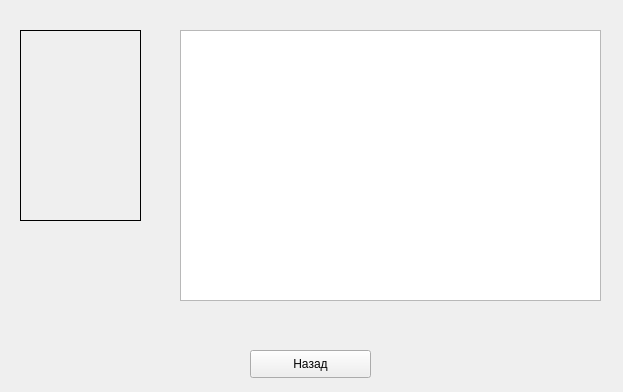
<?xml version="1.0" encoding="UTF-8"?>
<ui version="4.0">
 <class>Nfs</class>
 <widget class="QWidget" name="Nfs">
  <property name="geometry">
   <rect>
    <x>0</x>
    <y>0</y>
    <width>623</width>
    <height>392</height>
   </rect>
  </property>
  <property name="windowTitle">
   <string>Need For Speed: Жажда скорости</string>
  </property>
  <property name="windowIcon">
   <iconset resource="resource.qrc">
    <normaloff>:/rec/img/afisha.png</normaloff>:/rec/img/afisha.png</iconset>
  </property>
  <widget class="QTextEdit" name="textEdit">
   <property name="geometry">
    <rect>
     <x>180</x>
     <y>30</y>
     <width>421</width>
     <height>271</height>
    </rect>
   </property>
   <property name="readOnly">
    <bool>true</bool>
   </property>
  </widget>
  <widget class="QLabel" name="label">
   <property name="geometry">
    <rect>
     <x>20</x>
     <y>30</y>
     <width>121</width>
     <height>191</height>
    </rect>
   </property>
   <property name="frameShape">
    <enum>QFrame::Panel</enum>
   </property>
   <property name="text">
    <string/>
   </property>
  </widget>
  <widget class="QPushButton" name="pushButton">
   <property name="geometry">
    <rect>
     <x>250</x>
     <y>350</y>
     <width>121</width>
     <height>28</height>
    </rect>
   </property>
   <property name="text">
    <string>Назад</string>
   </property>
  </widget>
 </widget>
 <resources>
  <include location="resource.qrc"/>
 </resources>
 <connections/>
</ui>
